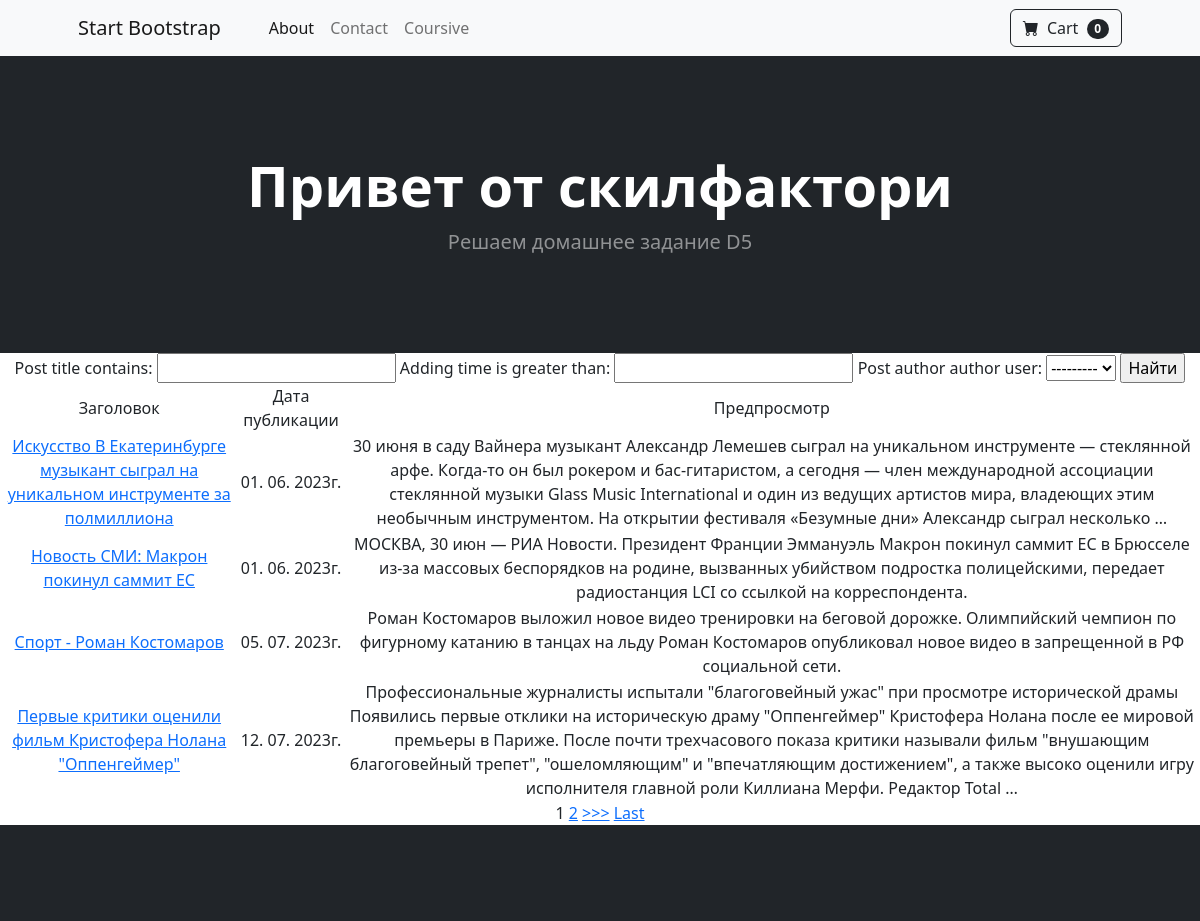
/news/search, run on the app's committed database.
### newsapp/models.py (models this page shows, shortened)
class Post(models.Model):
    article = 'AR'
    news = 'NW'
    CHOICE = [
        (article, 'Статья'),
        (news, 'Новость')
    ]
    category = models.CharField(max_length=2,
                                choices=CHOICE,
                                default=article)
    adding_time = models.DateTimeField(auto_now_add=True)
    post_title = models.CharField(max_length=255)
    post_text = models.TextField()
    post_rating = models.IntegerField(default=0)
    post_author = models.ForeignKey(Author, on_delete=models.CASCADE, related_name='posts')
    post_category = models.ManyToManyField(Category, through='PostCategory')

### newsapp/views.py (the view)
# urls.py: path('search', PostSearch.as_view()),
class PostSearch(ListView):
    model = Post
    template_name = 'post_search.html'
    context_object_name = 'posts'  # имя списка в котором лежат все объекты
    paginate_by = 1
    def get_context_data(self, **kwargs):
        context = super().get_context_data(**kwargs)
        context['filter'] = PostFilter(self.request.GET, queryset=self.get_queryset())
        return context

### newsapp/templatetags/custom_filters.py (called while the page is built)
@register.filter(name='Censor')
def Censor(value):
    negative_words = ['ругательства', 'политика', 'толерантность']
    censored_value = value
    for word in negative_words:
        censored_value = censored_value.replace(word, '*****')
    return censored_value

### templates/post_search.html (shortened to what this page needs)
{% extends 'flatpages/default.html' %}
{% load custom_filters %}
{% block content %}
<form method="GET">
    {{ filter.form }}
    <input type="submit" value="Найти">
</form>
<table>
    <thead>
        <td>
            Заголовок
        </td>
        <td>
            Дата публикации
        </td>
        <td>
            Предпросмотр
        </td>
    </thead>
    {% for post in filter.qs %}
        <tr>
            <td>
                <a href="{{post.id}}"> {{ post.post_title|Censor }}</a>
            </td>
            <td>
                {{ post.adding_time|date:'d. m. Yг.' }}
            </td>
            <td>
                {{ post.post_text|truncatewords:50 }}
            </td>
        </tr>
    {% endfor %}
</table>
{% if is_paginated %}
    {% for num in page_obj.paginator.page_range %}
        {% if page_obj.number == num %}
            <a>{{ num }}</a>
        {% elif num > page_obj.number|add:'-2' and num < page_obj.number|add:'2' %}
            <a href="?page={{ num }}">{{ num }}</a>
        {% endif %}
    {% endfor %}
    {% if page_obj.has_next %}
        <a href="?page={{ page_obj.next_page_number }}">>>></a>
        <a href="?page={{ page_obj.paginator.num_pages }}">Last</a>
    {% endif %}
{% endif %}
{% endblock content %}{

### data on the page
Post: post_title|Censor "Искусство В Екатеринбурге музыкант сыграл на уникальном инструменте за полмиллиона", adding_time "01. 06. 2023г.", post_text "30 июня в саду Вайнера музыкант Александр Лемешев сыграл на уникальном инструменте — стеклянной арфе. Когда-то он был рокером и бас-гитаристом, а сегодня — член международной ассоциации стеклянной музыки Glass Music International и один из ведущих артистов мира, владеющих этим необычным инструментом. На открытии фестиваля «Безумные дни» Александр сыграл несколько …"
Post: post_title|Censor "Новость СМИ: Макрон покинул саммит ЕС", adding_time "01. 06. 2023г.", post_text "МОСКВА, 30 июн — РИА Новости. Президент Франции Эммануэль Макрон покинул саммит ЕС в Брюсселе из-за массовых беспорядков на родине, вызванных убийством подростка полицейскими, передает радиостанция LCI со ссылкой на корреспондента."
Post: post_title|Censor "Спорт - Роман Костомаров", adding_time "05. 07. 2023г.", post_text "Роман Костомаров выложил новое видео тренировки на беговой дорожке. Олимпийский чемпион по фигурному катанию в танцах на льду Роман Костомаров опубликовал новое видео в запрещенной в РФ социальной сети."
Post: post_title|Censor "Первые критики оценили фильм Кристофера Нолана \"Оппенгеймер\"", adding_time "12. 07. 2023г.", post_text "Профессиональные журналисты испытали \"благоговейный ужас\" при просмотре исторической драмы Появились первые отклики на историческую драму \"Оппенгеймер\" Кристофера Нолана после ее мировой премьеры в Париже. После почти трехчасового показа критики называли фильм \"внушающим благоговейный трепет\", \"ошеломляющим\" и \"впечатляющим достижением\", а также высоко оценили игру исполнителя главной роли Киллиана Мерфи. Редактор Total …"

### other printed values
{{ num }} "1"
{{ num }} "2"
